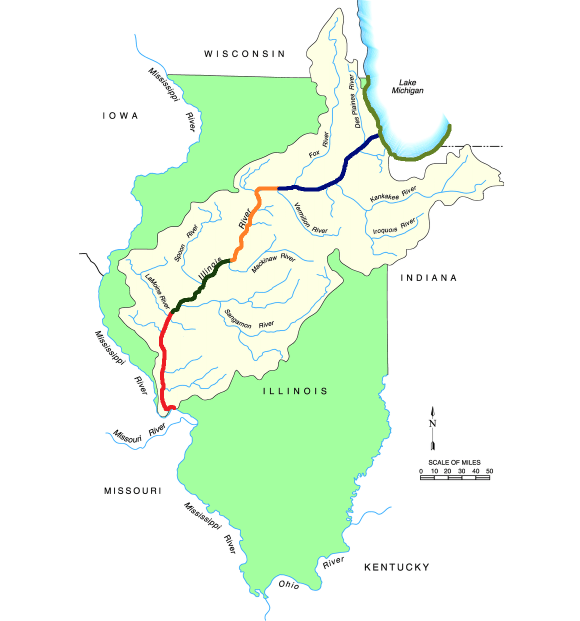
#> input picture MROV25-MigrationTask/BaseMarked.png, 1159 x 1241 px (shown at 1/2 size)
$ python RegionsGetter.py
#> lines starting #> are read from the running program, lines starting #| are printed output that depends on the picture; after the words box and inside, x2 and y2 are one past the last pixel; in counts of white or black regions, pixels touching at a corner belong together
# Import all neccessary Libraries
import cv2
import numpy as np
import pandas as pd
import matplotlib

# Read the image
marked = cv2.imread('BaseMarked.png')
#> marked is the input picture: shape (1241, 1159, 3); mean B, G, R 232.1, 250.5, 234.5

# Convert the image to HSV colorspace
marked = cv2.cvtColor(marked, cv2.COLOR_BGR2HSV)
#> marked: shape (1241, 1159, 3); mean H, S, V 17.6, 22.9, 251.8

# Filter Regions based on HSV values

# Region 1
lower = np.array([179,196,194])
upper = np.array([179,255,255])
mask_reg1 = cv2.inRange(marked, lower, upper)
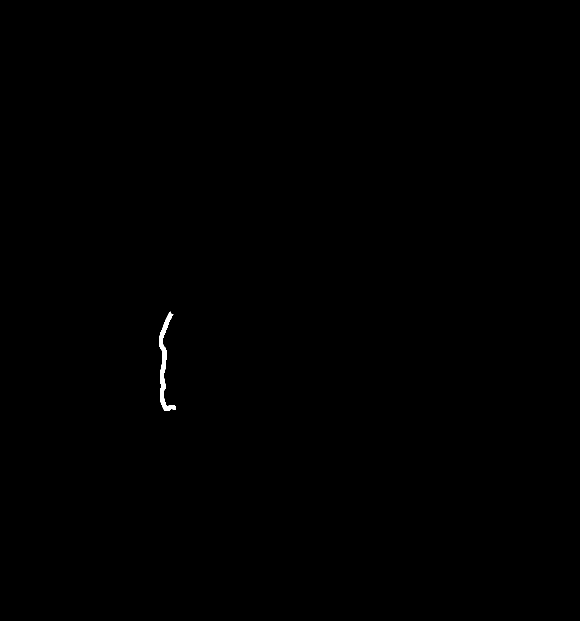
#> mask_reg1: shape (1241, 1159) (shown at 1/2 size); 0.13% white; 1 white region, box (x1, y1, x2, y2) and area: (318, 623, 352, 822) 1864

# Region 2
lower = np.array([46, 130, 56])
upper = np.array([58, 255, 255])
mask_reg2 = cv2.inRange(marked, lower, upper)
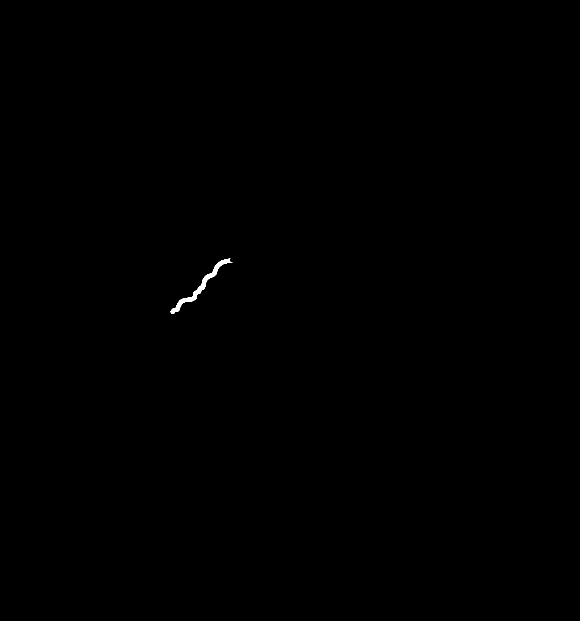
#> mask_reg2: shape (1241, 1159) (shown at 1/2 size); 0.1% white; 1 white region, box (x1, y1, x2, y2) and area: (341, 517, 465, 628) 1483

# Region 3
lower = np.array([2, 168, 184])
upper = np.array([12, 255, 255])
mask_reg3 = cv2.inRange(marked, lower, upper)
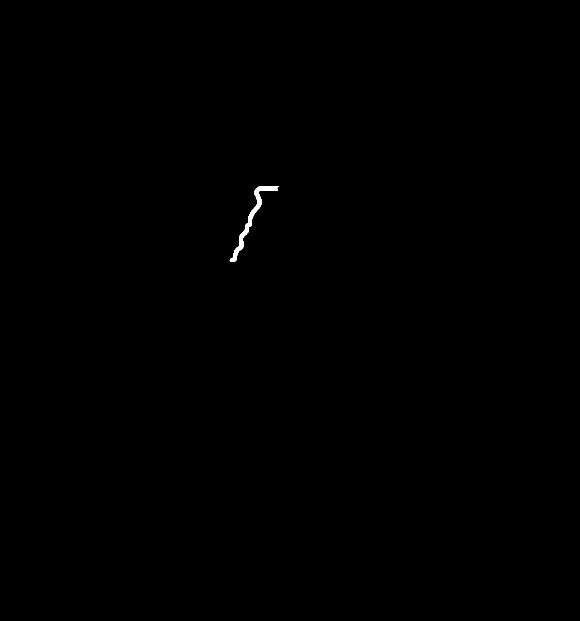
#> mask_reg3: shape (1241, 1159) (shown at 1/2 size); 0.12% white; 1 white region, box (x1, y1, x2, y2) and area: (459, 372, 558, 524) 1747

# Region 4
lower = np.array([111, 75, 49])
upper = np.array([127, 255, 255])
mask_reg4 = cv2.inRange(marked, lower, upper)
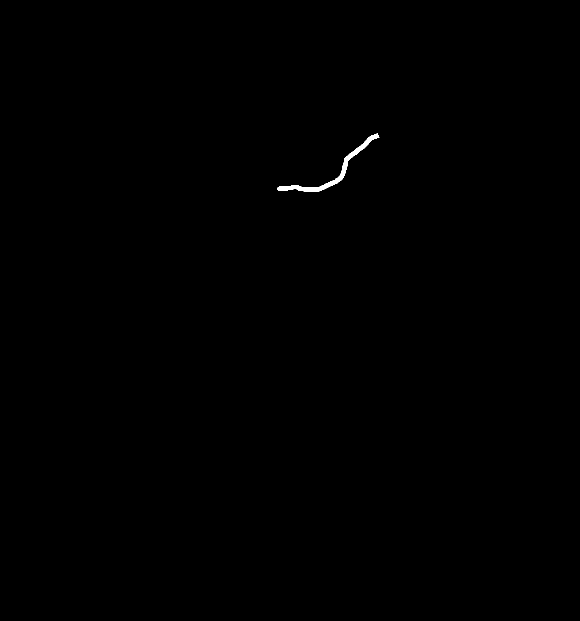
#> mask_reg4: shape (1241, 1159) (shown at 1/2 size); 0.15% white; 1 white region, box (x1, y1, x2, y2) and area: (554, 267, 759, 383) 2159

# Region 5
lower = np.array([37, 168, 125])
upper = np.array([104, 187, 141])
mask_reg5 = cv2.inRange(marked, lower, upper)
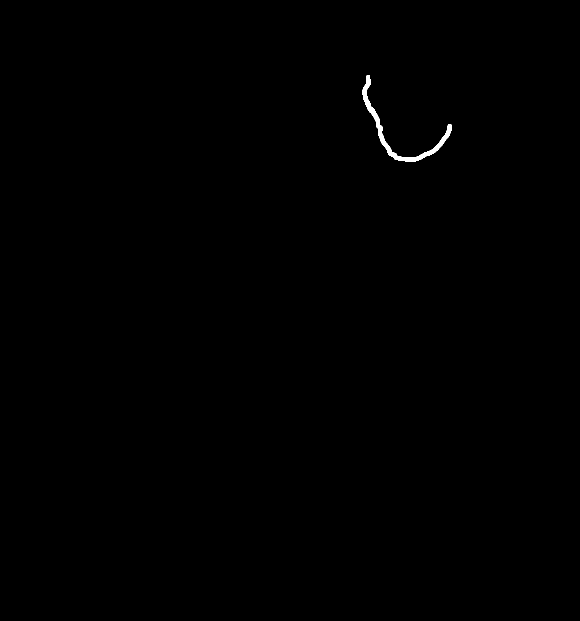
#> mask_reg5: shape (1241, 1159) (shown at 1/2 size); 0.2% white; 1 white region, box (x1, y1, x2, y2) and area: (725, 150, 903, 323) 2844
#> (reads MROV25-MigrationTask/SampleData.csv from the repository)

## Note: DO NOT CHANGE the hsv values for the regions. They are the correct values for the regions in the image.

# Function to combine the masks based on migration data
def combine_masks(image, data, masks=[mask_reg1, mask_reg2, mask_reg3, mask_reg4, mask_reg5]):
    # Make Blank Mask
    combined_mask = np.zeros((image.shape[0], image.shape[1]), dtype=np.uint8)
    # Iterate through the data and Combine the masks based on the data of Migration
    for i in range(len(data)):
        if data[i] == 'Y':
            combined_mask = cv2.bitwise_or(combined_mask, masks[i])
#> combined_mask: shape (1241, 1159); every value is 0
    # Return the combined mask
    return combined_mask

# Function to display the regions on an unmarked image
def display_regions(mask, imagepath = 'BaseUnmarked.png'):
    # Read in the unmarked image
#> called with imagepath = 'BaseUnmarked.png'
    unmarked = cv2.imread(imagepath)
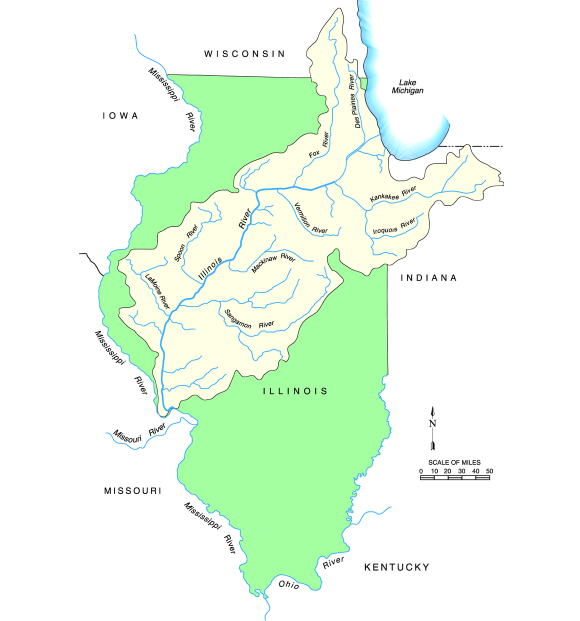
#> input picture MROV25-MigrationTask/BaseUnmarked.png, 1159 x 1241 px (shown at 1/2 size)
#> unmarked is the input picture: shape (1241, 1159, 3); mean B, G, R 233.3, 251.5, 234.8
    color = (0,0,255) # Choose color red for migrations

    # Create a colored overlay with the same shape as the image
    colored_overlay = np.zeros_like(unmarked, dtype=np.uint8)
    colored_overlay[:] = color

    # Apply the mask to the colored overlay
    colored_part = cv2.bitwise_and(colored_overlay, colored_overlay, mask=mask)
#> colored_part: shape (1241, 1159, 3); every value is 0
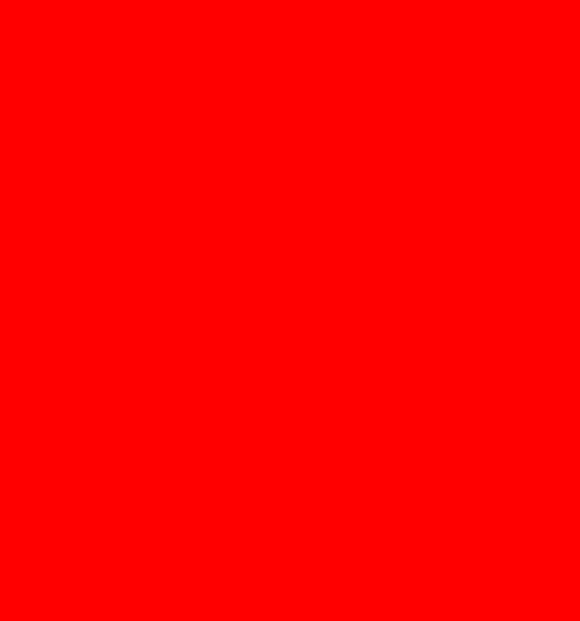
#> colored_overlay: shape (1241, 1159, 3) (shown at 1/2 size); mean of channels 0, 1, 2 0, 0, 255; drawn as B, G, R

    # Apply the inverse mask to the original image
    inverse_mask = cv2.bitwise_not(mask)
#> inverse_mask: shape (1241, 1159); every value is 255
    background = cv2.bitwise_and(unmarked, unmarked, mask=inverse_mask)

    # Combine the colored part and the background
    result = cv2.add(background, colored_part)

    return result

# Function to put the year in the image
def put_year(image, number=6969):

    # Define text properties
#> called with number = 2016
    position = (10, 30)  # Top-left corner (x, y)
    font = cv2.FONT_HERSHEY_SIMPLEX  # Font type
    font_scale = 1  # Font size
    color = (255, 0, 0)  # White color in BGR
    thickness = 3  # Thickness of the text

    # Add the number to the image
    cv2.putText(image, str(number), position, font, font_scale, color, thickness)

    return image

if __name__ == '__main__':
    # Read the migration data
    df = pd.read_csv('SampleData.csv')

    # Iterate through each row
    for index, row in df.iterrows():
        data = [row['Region 1'], row['Region 2'], row['Region 3'], row['Region 4'], row['Region 5']]
        combined_mask = combine_masks(image=marked, data=data, masks=[mask_reg1, mask_reg2, mask_reg3, mask_reg4, mask_reg5])
        result = display_regions(combined_mask)
        result = put_year(result, number=row['Year'])
        cv2.imshow('Migration Visualization', result)
        cv2.waitKey(1000)
